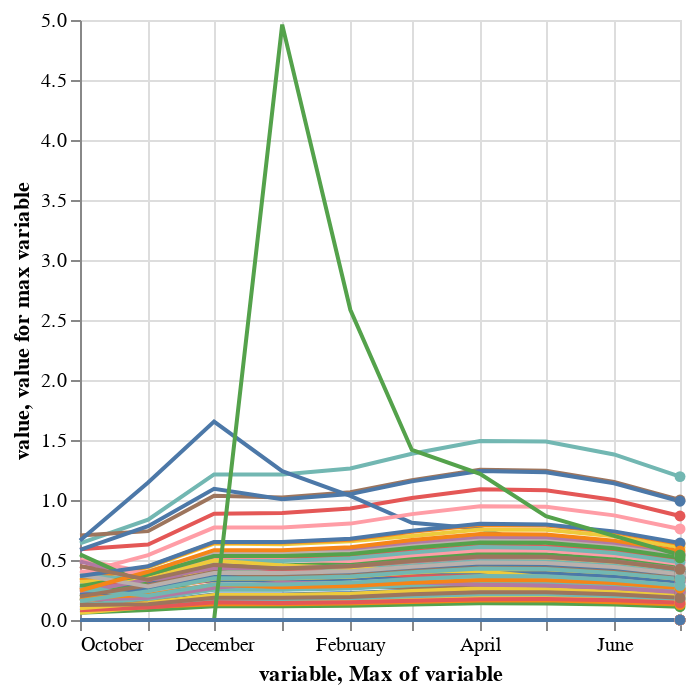

Notebook code for this chart:
### Code cell
import altair as alt

source = long_install_df

chart = alt.Chart(source).encode(alt.Color("Service Territory").legend(None))
# .transform_filter(alt.datum.symbol)
line = chart.mark_line().encode(x='variable:T', y='value:Q')
label = chart.encode(x='max(variable):T', y=alt.Y('value:Q').aggregate(argmax='variable'), text='Service Territory')
circle = label.mark_circle()
line + circle

### Figure 1 — Vega-Lite specification as saved in the notebook (floating-point values rounded to 4 significant figures; data arrays with more than 128 entries replaced by an {"elided": "..."} marker saying what was removed)
{"config": {"view": {"continuousWidth": 300, "continuousHeight": 300}}, "layer": [{"mark": {"type": "line"}, "encoding": {"color": {"field": "Service Territory", "legend": null, "type": "nominal"}, "x": {"field": "variable", "type": "temporal"}, "y": {"field": "value", "type": "quantitative"}}}, {"mark": {"type": "circle"}, "encoding": {"color": {"field": "Service Territory", "legend": null, "type": "nominal"}, "text": {"field": "Service Territory", "type": "nominal"}, "x": {"aggregate": "max", "field": "variable", "type": "temporal"}, "y": {"aggregate": {"argmax": "variable"}, "field": "value", "type": "quantitative"}}}], "data": {"name": "data-438232f0786eba7aea88c95904679122"}, "$schema": "https://vega.github.io/schema/vega-lite/v5.17.0.json", "datasets": {"data-438232f0786eba7aea88c95904679122": {"elided": "910 records"}}}
